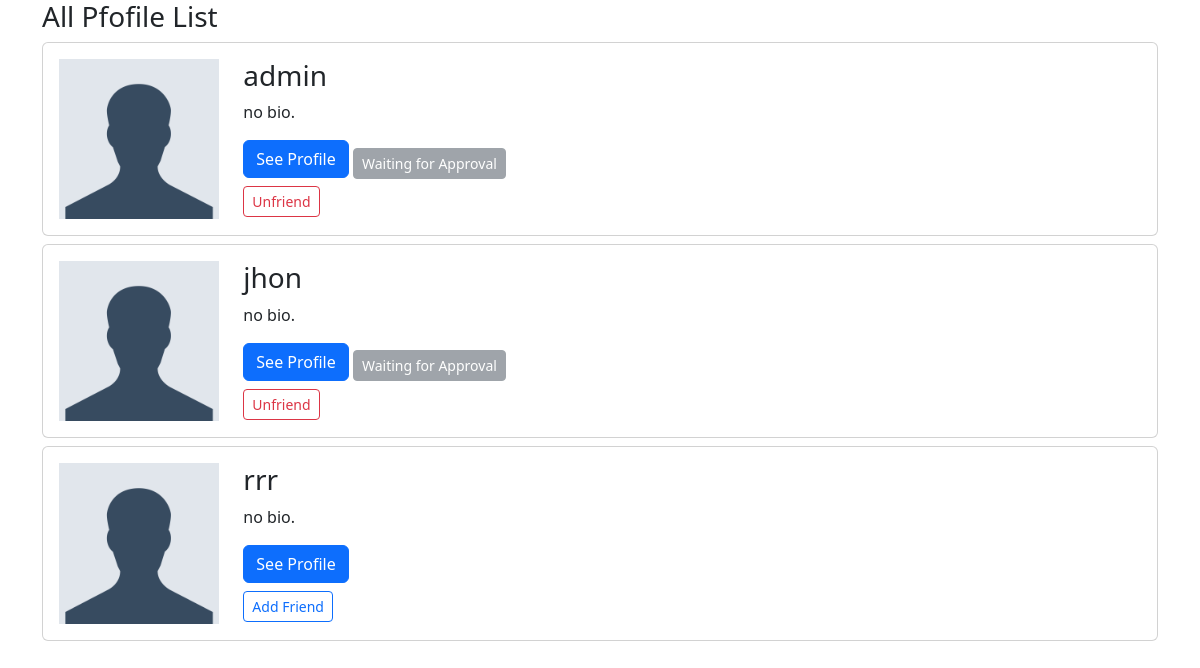
The page /profiles/all-profile/ (signed in) on the database as committed earlier.
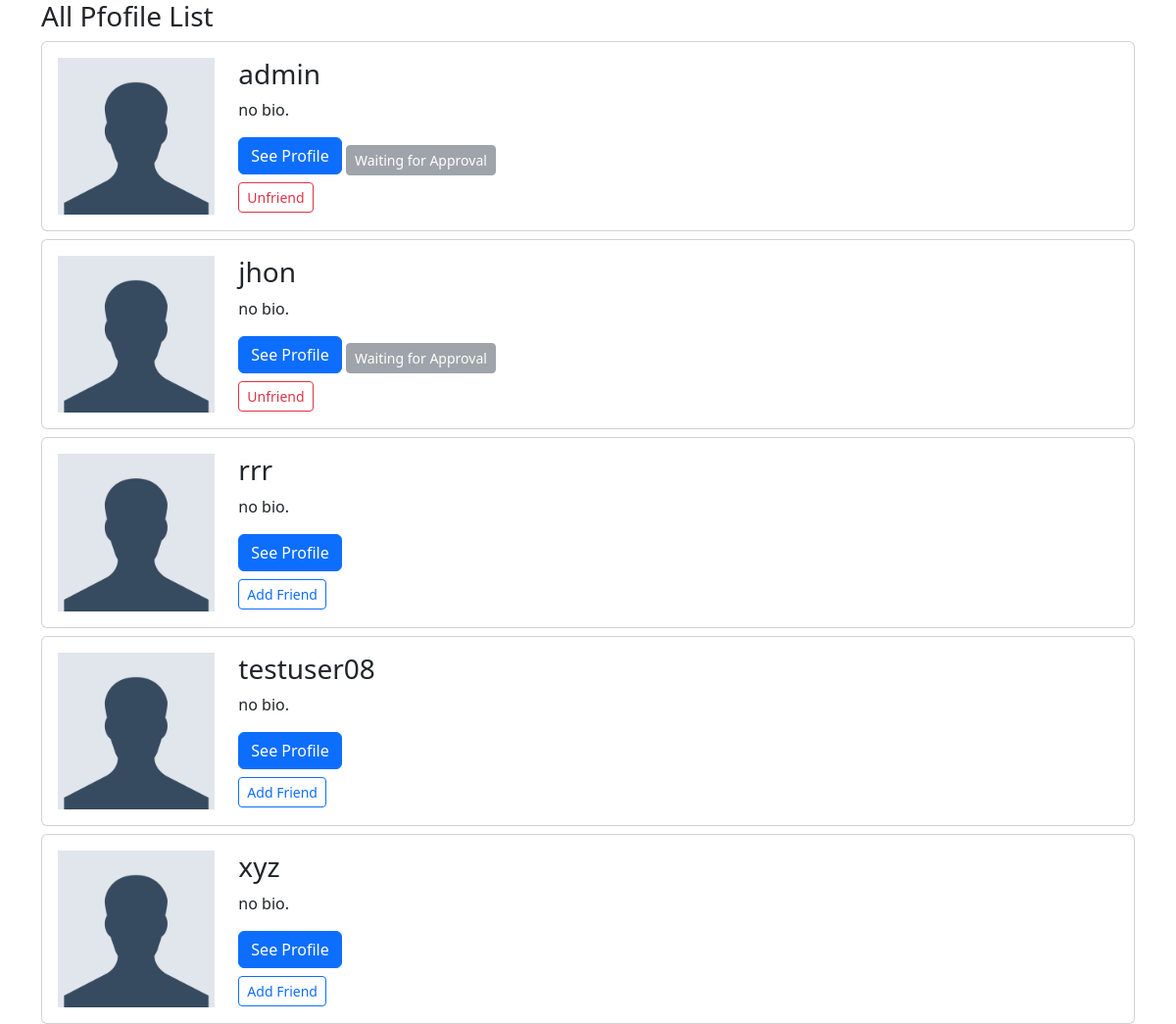
The same page on the database as committed later.
### profiles/models.py (models this page shows, shortened)
class Profile(models.Model):
    first_name = models.CharField(max_length=100,blank=True)
    last_name = models.CharField(max_length=100,blank=True)
    user = models.OneToOneField(User, on_delete=models.CASCADE)
    bio = models.TextField(default='no bio.')
    email = models.EmailField(max_length=200,blank=True)
    country = models.CharField(max_length=100,blank=True)
    avatar = models.ImageField(upload_to='user_avatar/', default='user.png')
    friends = models.ManyToManyField(User,blank=True,related_name='friends')
    slug = models.SlugField(unique=True, blank=True)
    created = models.DateTimeField(auto_now_add=True)
    updated = models.DateTimeField(auto_now=True)
    objects = ProfileManager()

### profiles/views.py (the view)
# urls.py: path('all-profile/', views.ProfileListView.as_view(), name='all-profile'),
class ProfileListView(ListView):
    model = Profile
    template_name = 'profiles/all_profiles.html'
    def get_queryset(self):
        qs = Profile.objects.get_all_profiles(self.request.user)
        return qs
    def get_context_data(self,**kwargs):
        context = super().get_context_data(**kwargs)
        user  = User.objects.get(username__iexact=self.request.user)
        profile = Profile.objects.get(user=user)
        context['profile'] = profile
        rel_r = Relationship.objects.filter(sender=profile)
        rel_s = Relationship.objects.filter(receiver=profile)
        rel_receive = []
        rel_send = []
        for item in rel_r.all():
            rel_receive.append(item.receiver.user)
        for item in rel_s.all():
            rel_send.append(item.sender.user)
        context['rel_send'] = rel_send
        context['rel_receive'] = rel_receive
        context['is_empty'] = False
        if len(self.get_queryset()) == 0:
            context['is_empty'] = True
        return context

### profiles/models.py (called while the page is built)
    def get_all_profiles(self,me):
        profiles = Profile.objects.all().exclude(user=me)
        return profiles

### templates/profiles/all_profiles.html (shortened to what this page needs)
{% extends 'base.html' %}
{% block body %}
<div class="container">
    <h3>All Pfofile List</h3>
    {% for obj in object_list %}
    <div class="card mt-2">
        <div class="card-body">
            <div class="row">
                <div class="col-2">
                    <img src="{{obj.avatar.url}}" class="img-fluid" alt="">
                </div>
                <div class="col-4">
                    <h3>{{obj.user}}</h3>
                    <p>{{obj.bio}}</p>
                    <button class="btn btn-primary mb-2">See Profile</button>
                    {% if obj.user not in rel_receive and obj.user not in rel_send %}
                    <form action="{% url 'send-invite' %}" method="post">
                        <button class="btn btn-outline-primary btn-sm">Add Friend</button>
                    </form>
                    {% endif %}
                    {% if obj.user in rel_receive and requset.user not in obj.friends.all %}
                    <button class="btn btn-secondary btn-sm" disabled>Waiting for Approval</button>
                    {% endif %}
                    {% if request.user in obj.friends.all %}
                    <form action="{% url 'remove-friend' %}" method="post">
                        <button class="btn btn-outline-danger btn-sm">Unfriend</button>
                    </form>
                    {% endif %}
                </div>
            </div>
        </div>
    </div>
    {% endfor %}
</div>
{% endblock %}

Rows that differ between the two databases and show on the page:
added Profile: avatar (placeholder picture), user "testuser08", bio "no bio."
added Profile: avatar (placeholder picture), user "xyz", bio "no bio."
